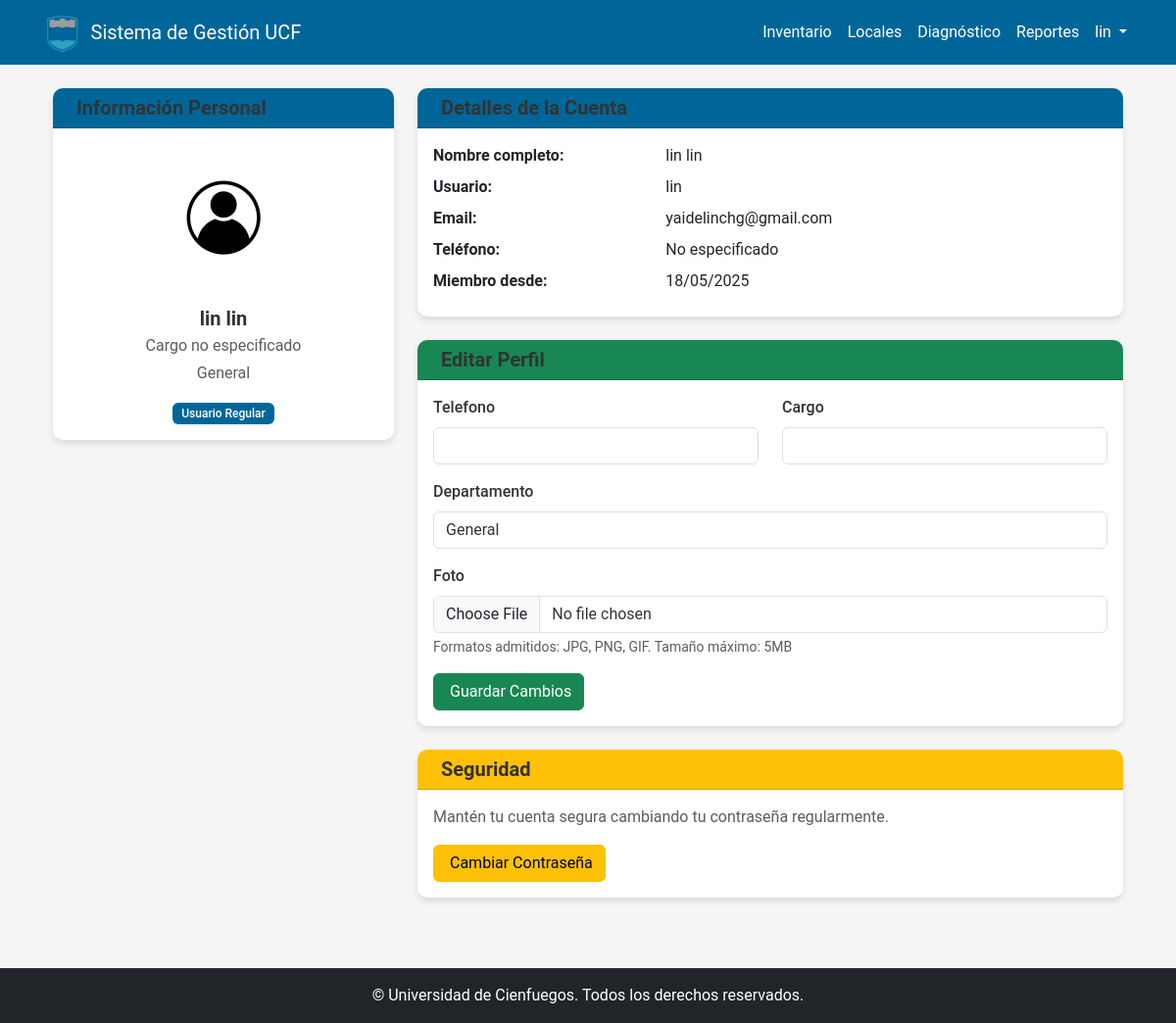
Page /usuarios/perfil/ (signed in) on the earlier database version.
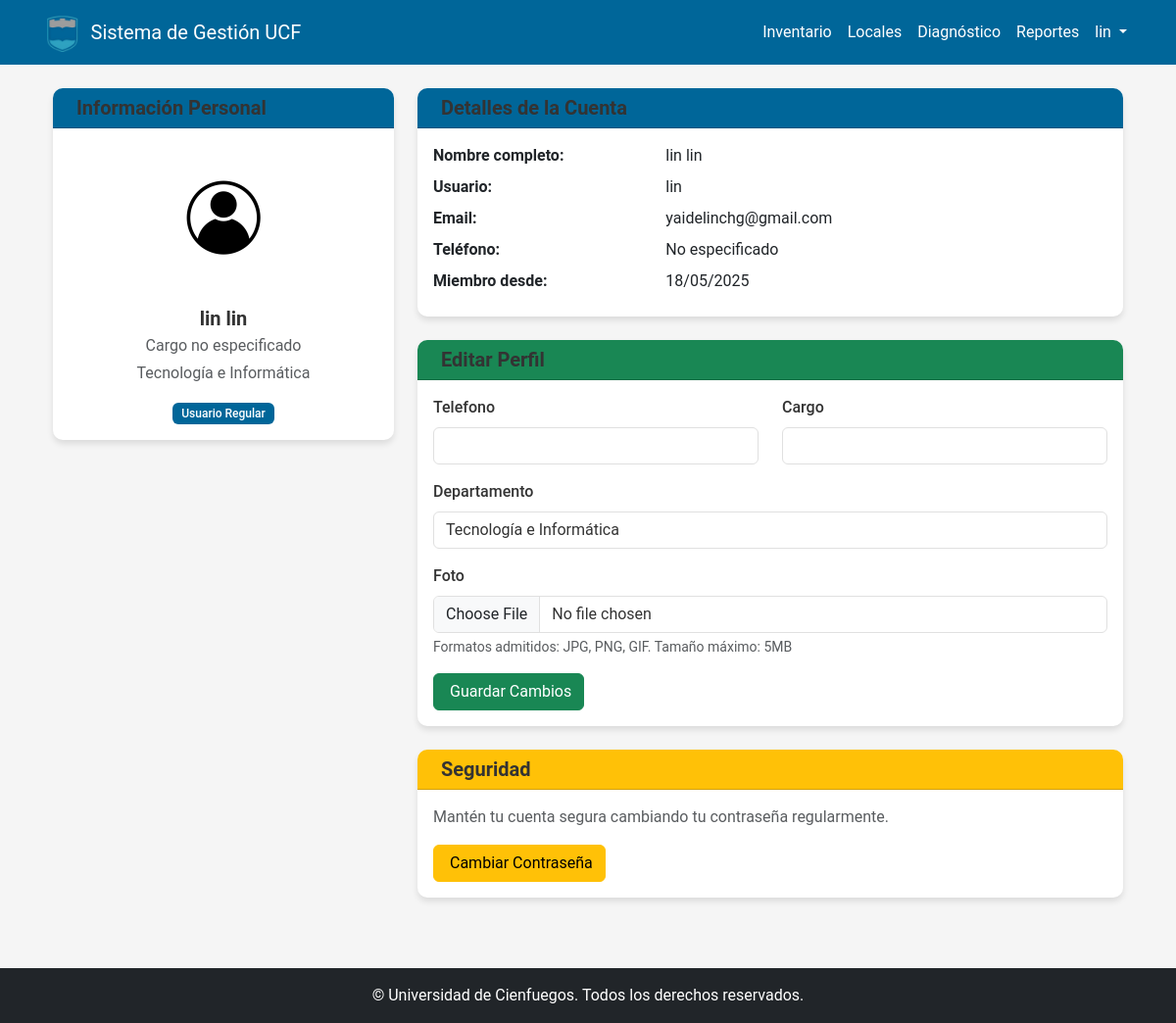
Same page on the later database version.
### usuarios/models.py (models this page shows, shortened)
class PerfilUsuario(models.Model):
    usuario = models.OneToOneField(
        User, on_delete=models.CASCADE, related_name='perfil')
    departamento = models.ForeignKey(
        Departamento, on_delete=models.SET_NULL, null=True)
    rol = models.ForeignKey(Rol, on_delete=models.SET_NULL, null=True)
    fecha_registro = models.DateTimeField(auto_now_add=True)
    ultimo_acceso = models.DateTimeField(null=True, blank=True)
    telefono = models.CharField(max_length=20, blank=True, null=True)
    cargo = models.CharField(max_length=100, blank=True, null=True)
    foto = models.ImageField(upload_to='perfiles/', blank=True, null=True)
    class Meta:
        verbose_name = "Perfil de Usuario"
        verbose_name_plural = "Perfiles de Usuarios"

class Departamento(models.Model):
    nombre = models.CharField(max_length=100)
    descripcion = models.TextField(blank=True, null=True)
    ubicacion = models.CharField(max_length=100, blank=True, null=True)
    responsable = models.ForeignKey(
        User, on_delete=models.SET_NULL, null=True, related_name='departamentos_a_cargo')
    def __str__(self):
        return self.nombre
    class Meta:
        verbose_name = "Departamento"
        verbose_name_plural = "Departamentos"

class Rol(models.Model):
    nombre = models.CharField(max_length=50)
    descripcion = models.TextField(blank=True, null=True)
    permisos = models.TextField(blank=True, null=True)
    class Meta:
        verbose_name = "Rol"
        verbose_name_plural = "Roles"

### usuarios/views.py (the view)
# urls.py: path('perfil/', views.profile_view, name='perfil'),
@login_required
def profile_view(request):
    try:
        perfil = request.user.perfil
    except PerfilUsuario.DoesNotExist:
        departamento = Departamento.objects.first()
        if not departamento:
            departamento = Departamento.objects.create(
                nombre="General",
                descripcion="Departamento general para usuarios sin asignación específica"
            )
        rol, created = Rol.objects.get_or_create(
            nombre="Usuario Regular",
            defaults={'descripcion': 'Usuario con permisos básicos'}
        )
        perfil = PerfilUsuario.objects.create(
            usuario=request.user,
            departamento=departamento,
            rol=rol
        )
    if request.method == 'POST':
        form = PerfilForm(request.POST, request.FILES, instance=perfil)
        if form.is_valid():
            try:
                form.save()
                LogActividad.objects.create(
                    usuario=request.user,
                    accion="Actualización de perfil",
                    ip=get_client_ip(request)
                )
                messages.success(
                    request, 'Tu perfil ha sido actualizado correctamente.')
                return redirect('perfil')
            except Exception as e:
                messages.error(
                    request, 'Error al actualizar el perfil. Por favor, intente nuevamente.')
        else:
            messages.error(
                request, 'Por favor, corrija los errores en el formulario.')
    else:
        form = PerfilForm(instance=perfil)
    actividades = LogActividad.objects.filter(
        usuario=request.user
    ).order_by('-fecha')[:5]
    context = {
        'form': form,
        'perfil': perfil,
        'actividades': actividades
    }
    return render(request, 'usuarios/profile.html', context)

### usuarios/forms.py (shortened to what this page needs)
class PerfilForm(forms.ModelForm):
    class Meta:
        model = PerfilUsuario
        fields = ('departamento', 'telefono', 'cargo', 'foto')
        widgets = {
            'departamento': forms.Select(attrs={'class': 'form-control'}),
            'telefono': forms.TextInput(attrs={'class': 'form-control'}),
            'cargo': forms.TextInput(attrs={'class': 'form-control'}),
            'foto': forms.FileInput(attrs={'class': 'form-control'}),
        }

### templates/usuarios/profile.html (shortened to what the changed rows need)
{% extends 'base/base.html' %}
{% block content %}
<div class="container">
    <div class="row">
        <div class="col-lg-4">
            <div class="card mb-4">
                <div class="card-body text-center">
                    {% if user.perfil.foto and user.perfil.foto.url %}
                        <img src="{{ user.perfil.foto.url }}"
                             alt="Foto de perfil" class="rounded-circle img-fluid mb-3"
                             style="width: 150px; height: 150px; object-fit: cover;">
                    {% else %}
                        <img src="/static/img/default-profile.png"
                             alt="Foto de perfil por defecto" class="rounded-circle img-fluid mb-3"
                             style="width: 150px; height: 150px; object-fit: cover;">
                    {% endif %}
                    <h5 class="mb-1">{{ user.get_full_name|default:user.username }}</h5>
                    <p class="text-muted mb-1">{{ user.perfil.cargo|default:"Cargo no especificado" }}</p>
                    <p class="text-muted mb-3">{{ user.perfil.departamento.nombre|default:"Departamento no asignado" }}</p>
                    <span class="badge bg-primary">{{ user.perfil.rol.nombre|default:"Rol no asignado" }}</span>
                </div>
            </div>
        </div>
        <div class="col-lg-8">
            <div class="card mb-4">
                <div class="card-body">
                    <div class="row mb-2">
                        <div class="col-sm-4"><strong>Nombre completo:</strong></div>
                        <div class="col-sm-8">{{ user.get_full_name|default:"No especificado" }}</div>
                    </div>
                    <div class="row mb-2">
                        <div class="col-sm-4"><strong>Usuario:</strong></div>
                        <div class="col-sm-8">{{ user.username }}</div>
                    </div>
                    <div class="row mb-2">
                        <div class="col-sm-4"><strong>Email:</strong></div>
                        <div class="col-sm-8">{{ user.email|default:"No especificado" }}</div>
                    </div>
                    <div class="row mb-2">
                        <div class="col-sm-4"><strong>Teléfono:</strong></div>
                        <div class="col-sm-8">{{ user.perfil.telefono|default:"No especificado" }}</div>
                    </div>
                    <div class="row mb-2">
                        <div class="col-sm-4"><strong>Miembro desde:</strong></div>
                        <div class="col-sm-8">{{ user.date_joined|date:"d/m/Y" }}</div>
                    </div>
                </div>
            </div>
            <div class="card mb-4">
                <div class="card-body">
                    <form method="post" enctype="multipart/form-data">
                        <div class="row mb-3">
                            <div class="col-sm-6">
                                <label for="{{ form.telefono.id_for_label }}" class="form-label">
                                    {{ form.telefono.label }}
                                </label>
                                {{ form.telefono }}
                            </div>
                            <div class="col-sm-6">
                                <label for="{{ form.cargo.id_for_label }}" class="form-label">
                                    {{ form.cargo.label }}
                                </label>
                                {{ form.cargo }}
                            </div>
                        </div>
                        <div class="mb-3">
                            <label for="{{ form.departamento.id_for_label }}" class="form-label">
                                {{ form.departamento.label }}
                            </label>
                            {{ form.departamento }}
                        </div>
                        <div class="mb-3">
                            <label for="{{ form.foto.id_for_label }}" class="form-label">
                                {{ form.foto.label }}
                            </label>
                            {{ form.foto }}
                            <div class="form-text">Formatos admitidos: JPG, PNG, GIF. Tamaño máximo: 5MB</div>
                        </div>
                    </form>
                </div>
            </div>
        </div>
    </div>
</div>
{% endblock %}

### templates/base/base.html (shortened to what this page needs)
<!DOCTYPE html>
<html lang="es">
<head>
    <link href="https://cdn.jsdelivr.net/npm/bootstrap@5.3.0-alpha1/dist/css/bootstrap.min.css" rel="stylesheet">
    <link rel="stylesheet" href="/static/css/main.css">
</head>
<body>
    <header>
        <nav class="navbar navbar-expand-lg navbar-dark bg-primary">
            <div class="container">
                <a class="navbar-brand d-flex align-items-center" href="/">
                    <img src="/static/img/logo_ucf.png" alt="Logo UCF" height="40" class="me-2">
                    <span>Sistema de Gestión UCF</span>
                </a>
                <div class="collapse navbar-collapse" id="navbarNav">
                    <ul class="navbar-nav ms-auto">
                        {% if user.is_authenticated %}
                            <li class="nav-item">
                                <a class="nav-link" href="/inventario/">Inventario</a>
                            </li>
                            <li class="nav-item">
                                <a class="nav-link" href="/locales/">Locales</a>
                            </li>
                            <li class="nav-item">
                                <a class="nav-link" href="/diagnostico/">Diagnóstico</a>
                            </li>
                            <li class="nav-item">
                                <a class="nav-link" href="/reportes/">Reportes</a>
                            </li>
                            <li class="nav-item dropdown">
                                <a class="nav-link dropdown-toggle" href="#" id="navbarDropdown" role="button" data-bs-toggle="dropdown">
                                    {{ user.username }}
                                </a>
                            </li>
                        {% else %}
                            <li class="nav-item">
                            </li>
                        {% endif %}
                    </ul>
                </div>
            </div>
        </nav>
    </header>
    <main class="container py-4">
        {% block content %}{% endblock %}
    </main>
    <footer class="bg-dark text-white mt-5 py-3">
        <div class="container text-center">
            <p class="mb-0">© {{ current_year }} Universidad de Cienfuegos. Todos los derechos reservados.</p>
        </div>
    </footer>
</body>
</html>

Differences in the rows shown:
removed PerfilUsuario: departamento "General"
added PerfilUsuario: departamento "Tecnología e Informática"
Other differences:
{{ user.perfil.departamento.nombre|default:"Departamento no asignado" }}: "General" → "Tecnología e Informática"
